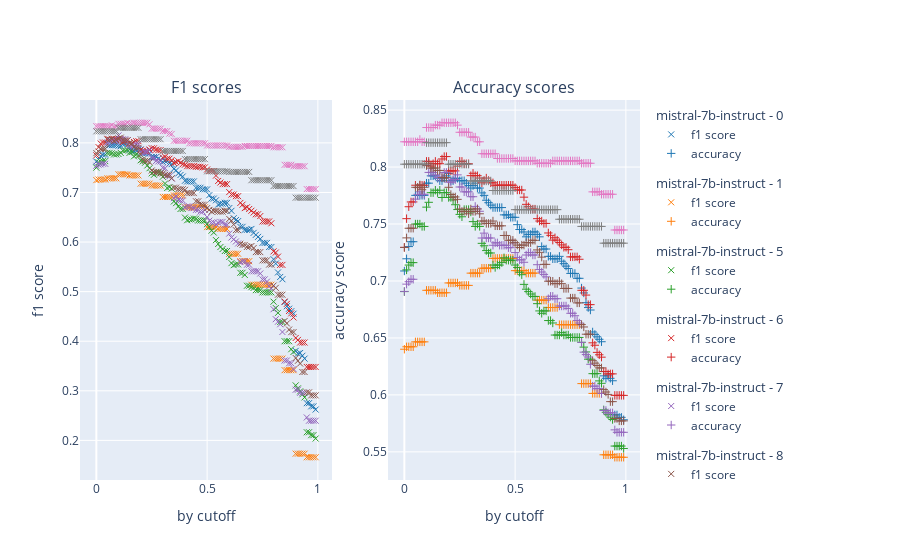

The code cell stored with this chart in its notebook:
### Code cell
import plotly

classified_stats = pd.DataFrame(classified_metrics)
fig = make_subplots(rows=1, cols=2, subplot_titles=("F1 scores", "Accuracy scores"))

for i, label in enumerate(classified_stats["color"].unique()):
    filtered = classified_stats[classified_stats['color'] == label]
    color = plotly.colors.DEFAULT_PLOTLY_COLORS[i]
    fig.add_trace(
        go.Scatter(x=filtered["x"], y=filtered["f1"], text=label, legendgroup=label, legendgrouptitle=dict(text=label),
                   mode='markers', name="f1 score", marker=go.scatter.Marker(color=color, symbol="x-thin-open")),
        row=1, col=1)
    fig.add_trace(
        go.Scatter(x=filtered["x"], y=filtered["accuracy"], legendgroup=label, legendgrouptitle=dict(text=label),
                   text=label, mode='markers', name="accuracy",
                   marker=go.scatter.Marker(color=color, symbol="cross-thin-open")),
        row=1, col=2)

fig.update_layout(xaxis=dict(title="by cutoff"), xaxis2=dict(title="by cutoff"), yaxis=dict(title="f1 score"),
                  yaxis2=dict(title="accuracy score"))
fig.show()
